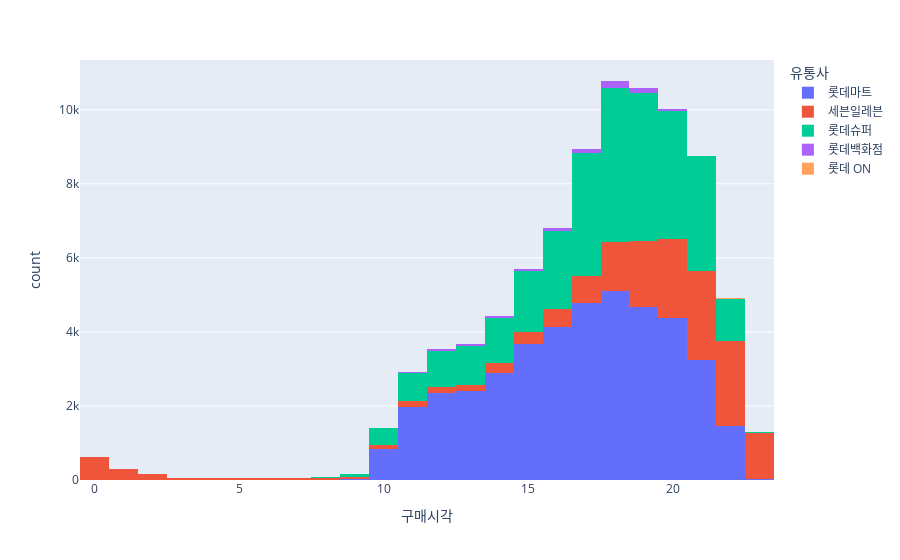

Notebook cell for this chart:
### Code cell
import plotly.express as px
px.histogram(df_beer, x = '구매시각', color = '유통사')

### Figure 1 — Plotly figure (JSON) as saved in the notebook; plotly's stock layout.template omitted (floating-point values rounded to 4 significant figures; data arrays with more than 128 entries replaced by an {"elided": "..."} marker saying what was removed)
{"data": [{"alignmentgroup": "True", "bingroup": "x", "hovertemplate": "유통사=롯데마트<br>구매시각=%{x}<br>count=%{y}<extra></extra>", "legendgroup": "롯데마트", "marker": {"color": "#636efa", "pattern": {"shape": ""}}, "name": "롯데마트", "offsetgroup": "롯데마트", "orientation": "v", "showlegend": true, "type": "histogram", "x": {"elided": "41917 int values"}, "xaxis": "x", "yaxis": "y"}, {"alignmentgroup": "True", "bingroup": "x", "hovertemplate": "유통사=세븐일레븐<br>구매시각=%{x}<br>count=%{y}<extra></extra>", "legendgroup": "세븐일레븐", "marker": {"color": "#EF553B", "pattern": {"shape": ""}}, "name": "세븐일레븐", "offsetgroup": "세븐일레븐", "orientation": "v", "showlegend": true, "type": "histogram", "x": {"elided": "15078 int values"}, "xaxis": "x", "yaxis": "y"}, {"alignmentgroup": "True", "bingroup": "x", "hovertemplate": "유통사=롯데슈퍼<br>구매시각=%{x}<br>count=%{y}<extra></extra>", "legendgroup": "롯데슈퍼", "marker": {"color": "#00cc96", "pattern": {"shape": ""}}, "name": "롯데슈퍼", "offsetgroup": "롯데슈퍼", "orientation": "v", "showlegend": true, "type": "histogram", "x": {"elided": "27420 int values"}, "xaxis": "x", "yaxis": "y"}, {"alignmentgroup": "True", "bingroup": "x", "hovertemplate": "유통사=롯데백화점<br>구매시각=%{x}<br>count=%{y}<extra></extra>", "legendgroup": "롯데백화점", "marker": {"color": "#ab63fa", "pattern": {"shape": ""}}, "name": "롯데백화점", "offsetgroup": "롯데백화점", "orientation": "v", "showlegend": true, "type": "histogram", "x": {"elided": "872 int values"}, "xaxis": "x", "yaxis": "y"}, {"alignmentgroup": "True", "bingroup": "x", "hovertemplate": "유통사=롯데 ON<br>구매시각=%{x}<br>count=%{y}<extra></extra>", "legendgroup": "롯데 ON", "marker": {"color": "#FFA15A", "pattern": {"shape": ""}}, "name": "롯데 ON", "offsetgroup": "롯데 ON", "orientation": "v", "showlegend": true, "type": "histogram", "x": [22, 21, 2, 9, 22, 23, 18, 18, 18, 18, 18, 19, 19, 9, 22, 9, 14, 23, 20, 20, 22, 17, 21, 21, 10], "xaxis": "x", "yaxis": "y"}], "layout": {"barmode": "relative", "legend": {"title": {"text": "유통사"}, "tracegroupgap": 0}, "margin": {"t": 60}, "xaxis": {"anchor": "y", "domain": [0, 1], "title": {"text": "구매시각"}}, "yaxis": {"anchor": "x", "domain": [0, 1], "title": {"text": "count"}}}}
